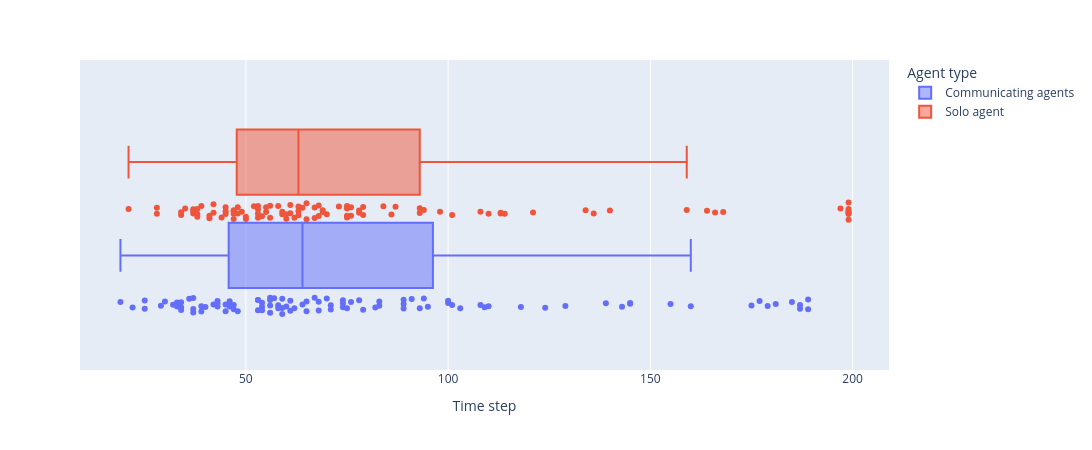

The code cell stored with this chart in its notebook:
### Code cell
res_mul = []
res_solo = []
c= 0
for exp_id in res_range:
    m_score = read_results(exp_id=exp_id, exp_type="multi")["metrics"]["turns_taken"] - len(read_results(exp_id=exp_id, exp_type="multi")["conversations"])
    s_score = read_results(exp_id=exp_id, exp_type="solo")["metrics"]["turns_taken"]
    res_mul.append(m_score)
    res_solo.append(s_score)
    c += m_score>s_score

print(f"Average experiment length for the communicating experiment : {sum(res_mul)/len(res_mul)}")
print(f"Average experiment length for the solo experiment : {sum(res_solo)/len(res_solo)}")
res_mul = np.array(res_mul)
res_solo = np.array(res_solo)
res = [[r_mul, "Communicating agents"] for r_mul in res_mul] + [[r_solo, "Solo agent"] for r_solo in res_solo]
df = pd.DataFrame(res, columns=["Time step", "Agent type"])
fig = px.box(df, x="Time step", color="Agent type", points="all", width=1100, height=450, labels="Agent type")
fig.show()

### Figure 1 — Plotly figure (JSON) as saved in the notebook; plotly's stock layout.template omitted (floating-point values rounded to 4 significant figures)
{"data": [{"alignmentgroup": "True", "boxpoints": "all", "hovertemplate": "Agent type=Communicating agents<br>Time step=%{x}<extra></extra>", "legendgroup": "Communicating agents", "marker": {"color": "#636efa"}, "name": "Communicating agents", "notched": false, "offsetgroup": "Communicating agents", "orientation": "h", "showlegend": true, "type": "box", "x": [39, 76, 36, 71, 89, 37, 30, 155, 57, 65, 29, 124, 68, 59, 54, 40, 95, 189, 177, 56, 145, 89, 100, 53, 43, 33, 34, 47, 187, 47, 118, 129, 22, 25, 175, 60, 189, 34, 37, 34, 78, 110, 61, 46, 53, 65, 56, 54, 71, 89, 143, 48, 139, 93, 59, 53, 43, 185, 58, 61, 33, 160, 74, 56, 83, 43, 25, 145, 62, 79, 109, 58, 94, 100, 70, 101, 187, 68, 82, 42, 103, 19, 46, 64, 181, 91, 56, 74, 179, 45, 54, 37, 67, 32, 45, 39, 108, 83, 59, 75, 74], "x0": " ", "xaxis": "x", "y0": " ", "yaxis": "y"}, {"alignmentgroup": "True", "boxpoints": "all", "hovertemplate": "Agent type=Solo agent<br>Time step=%{x}<extra></extra>", "legendgroup": "Solo agent", "marker": {"color": "#EF553B"}, "name": "Solo agent", "notched": false, "offsetgroup": "Solo agent", "orientation": "h", "showlegend": true, "type": "box", "x": [34, 65, 93, 38, 98, 68, 65, 45, 199, 56, 64, 199, 67, 37, 55, 52, 59, 58, 28, 49, 87, 75, 48, 45, 76, 37, 47, 113, 34, 101, 45, 61, 28, 168, 134, 69, 199, 86, 67, 60, 68, 53, 78, 37, 75, 76, 94, 42, 164, 61, 197, 53, 79, 93, 140, 41, 53, 75, 54, 199, 53, 84, 108, 78, 59, 38, 79, 47, 75, 55, 166, 69, 199, 48, 199, 121, 113, 50, 42, 47, 136, 62, 73, 70, 63, 21, 56, 63, 50, 44, 47, 199, 41, 60, 114, 35, 159, 39, 63, 110, 38], "x0": " ", "xaxis": "x", "y0": " ", "yaxis": "y"}], "layout": {"boxmode": "group", "height": 450, "legend": {"title": {"text": "Agent type"}, "tracegroupgap": 0}, "margin": {"t": 60}, "width": 1100, "xaxis": {"anchor": "y", "domain": [0, 1], "title": {"text": "Time step"}}, "yaxis": {"anchor": "x", "domain": [0, 1]}}}
